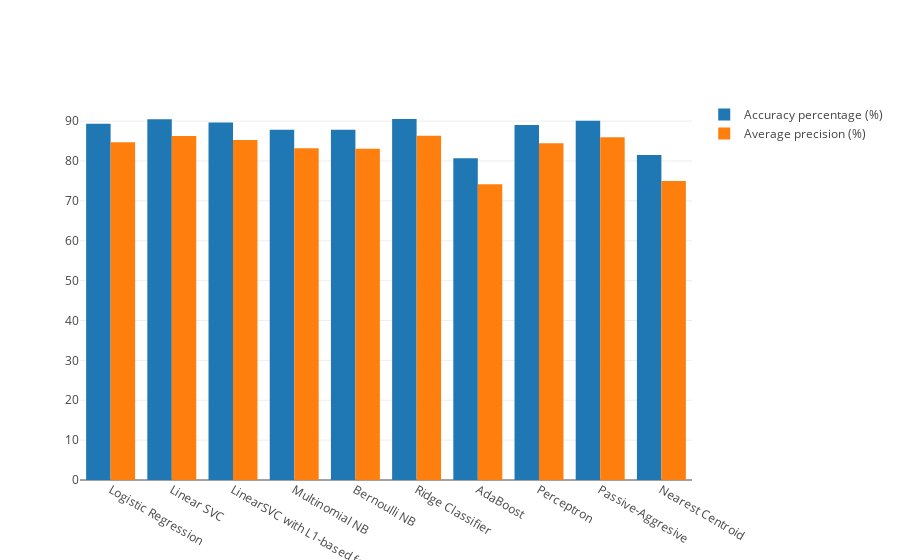

Here is the notebook cell this chart was saved with:
### Markdown cell above
# Now we plot the summary of this comparison like below, namely the accuracy of each model, their train and test time, and their average precision.

### Code cell
import plotly.offline as py
py.init_notebook_mode(connected=True)
import plotly.graph_objs as go

import numpy as np

acc=[]
names = []
avg_ = []
fp_ = []
tp_ = []

for name, accuracy, prec, rec, avg, fp, tp in result:
    acc.append(accuracy*100)
    names.append(name)

    avg_.append(avg*100)
    fp_.append(fp)
    tp_.append(tp)
trace1 = go.Bar(
    x=names,
    y=acc,
    name='Accuracy percentage (%)'
)
trace3 = go.Bar(
    x=names,
     y=avg_,
    name='Average precision (%)'
)


data = [trace1, trace3]
layout = go.Layout(
    barmode='group'
)

fig = go.Figure(data=data, layout=layout)
py.iplot(fig, filename='grouped-bar')

### Figure 1 — Plotly figure (JSON) as saved in the notebook; plotly's stock layout.template omitted (floating-point values rounded to 4 significant figures)
{"data": [{"name": "Accuracy percentage (%)", "type": "bar", "uid": "ec1bda14-a503-41c7-be43-57b59df9bbf4", "x": ["Logistic Regression", "Linear SVC", "LinearSVC with L1-based feature selection", "Multinomial NB", "Bernoulli NB", "Ridge Classifier", "AdaBoost", "Perceptron", "Passive-Aggresive", "Nearest Centroid"], "y": [89.36, 90.48, 89.68, 87.86, 87.82, 90.54, 80.72, 89.02, 90.12, 81.5]}, {"name": "Average precision (%)", "type": "bar", "uid": "f7963f7c-bd45-4d12-97fd-473fa01c9956", "x": ["Logistic Regression", "Linear SVC", "LinearSVC with L1-based feature selection", "Multinomial NB", "Bernoulli NB", "Ridge Classifier", "AdaBoost", "Perceptron", "Passive-Aggresive", "Nearest Centroid"], "y": [84.73, 86.25, 85.26, 83.23, 83.07, 86.36, 74.18, 84.46, 85.93, 74.98]}], "layout": {"barmode": "group"}}
